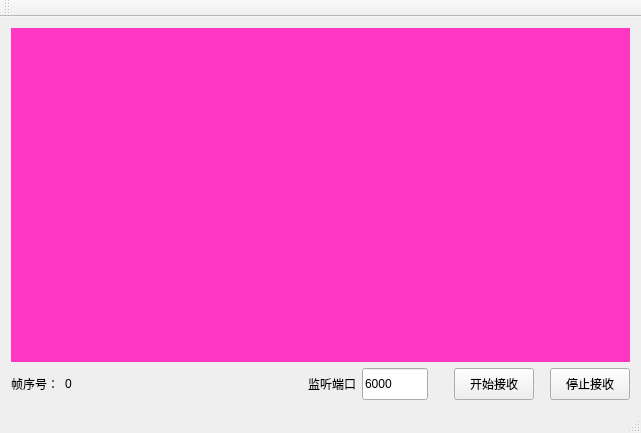
<?xml version="1.0" encoding="UTF-8"?>
<ui version="4.0">
 <class>MainWindow</class>
 <widget class="QMainWindow" name="MainWindow">
  <property name="geometry">
   <rect>
    <x>0</x>
    <y>0</y>
    <width>641</width>
    <height>433</height>
   </rect>
  </property>
  <property name="windowTitle">
   <string>MainWindow</string>
  </property>
  <widget class="QWidget" name="centralWidget">
   <layout class="QVBoxLayout" name="verticalLayout">
    <item>
     <widget class="ShowVideoWidget" name="widget_videoPlayer" native="true">
      <property name="enabled">
       <bool>true</bool>
      </property>
      <property name="sizePolicy">
       <sizepolicy hsizetype="Preferred" vsizetype="Expanding">
        <horstretch>0</horstretch>
        <verstretch>0</verstretch>
       </sizepolicy>
      </property>
      <property name="mouseTracking">
       <bool>true</bool>
      </property>
      <property name="styleSheet">
       <string notr="true">QWidget#widget_videoPlayer
{
	background-color: rgb(255, 55, 195);
}</string>
      </property>
     </widget>
    </item>
    <item>
     <layout class="QHBoxLayout" name="horizontalLayout">
      <property name="bottomMargin">
       <number>0</number>
      </property>
      <item>
       <widget class="QLabel" name="label_frameNum_2">
        <property name="text">
         <string>帧序号：</string>
        </property>
       </widget>
      </item>
      <item>
       <widget class="QLabel" name="label_frameNum">
        <property name="text">
         <string>0</string>
        </property>
       </widget>
      </item>
      <item>
       <spacer name="horizontalSpacer_3">
        <property name="orientation">
         <enum>Qt::Horizontal</enum>
        </property>
        <property name="sizeHint" stdset="0">
         <size>
          <width>40</width>
          <height>20</height>
         </size>
        </property>
       </spacer>
      </item>
      <item>
       <widget class="QLabel" name="label_3">
        <property name="text">
         <string>监听端口</string>
        </property>
       </widget>
      </item>
      <item>
       <widget class="QLineEdit" name="lineEdit_port">
        <property name="minimumSize">
         <size>
          <width>0</width>
          <height>32</height>
         </size>
        </property>
        <property name="maximumSize">
         <size>
          <width>66</width>
          <height>16777215</height>
         </size>
        </property>
        <property name="text">
         <string>6000</string>
        </property>
       </widget>
      </item>
      <item>
       <spacer name="horizontalSpacer_5">
        <property name="orientation">
         <enum>Qt::Horizontal</enum>
        </property>
        <property name="sizeType">
         <enum>QSizePolicy::Fixed</enum>
        </property>
        <property name="sizeHint" stdset="0">
         <size>
          <width>20</width>
          <height>20</height>
         </size>
        </property>
       </spacer>
      </item>
      <item>
       <widget class="QPushButton" name="pushButton_start">
        <property name="minimumSize">
         <size>
          <width>0</width>
          <height>32</height>
         </size>
        </property>
        <property name="text">
         <string>开始接收</string>
        </property>
       </widget>
      </item>
      <item>
       <spacer name="horizontalSpacer_2">
        <property name="orientation">
         <enum>Qt::Horizontal</enum>
        </property>
        <property name="sizeType">
         <enum>QSizePolicy::Fixed</enum>
        </property>
        <property name="sizeHint" stdset="0">
         <size>
          <width>10</width>
          <height>20</height>
         </size>
        </property>
       </spacer>
      </item>
      <item>
       <widget class="QPushButton" name="pushButton_stop">
        <property name="minimumSize">
         <size>
          <width>0</width>
          <height>32</height>
         </size>
        </property>
        <property name="text">
         <string>停止接收</string>
        </property>
       </widget>
      </item>
     </layout>
    </item>
   </layout>
  </widget>
  <widget class="QMenuBar" name="menuBar">
   <property name="geometry">
    <rect>
     <x>0</x>
     <y>0</y>
     <width>641</width>
     <height>22</height>
    </rect>
   </property>
  </widget>
  <widget class="QToolBar" name="mainToolBar">
   <attribute name="toolBarArea">
    <enum>TopToolBarArea</enum>
   </attribute>
   <attribute name="toolBarBreak">
    <bool>false</bool>
   </attribute>
  </widget>
  <widget class="QStatusBar" name="statusBar"/>
 </widget>
 <layoutdefault spacing="6" margin="11"/>
 <customwidgets>
  <customwidget>
   <class>ShowVideoWidget</class>
   <extends>QWidget</extends>
   <header>Video/ShowVideoWidget.h</header>
   <container>1</container>
  </customwidget>
 </customwidgets>
 <resources/>
 <connections/>
</ui>
